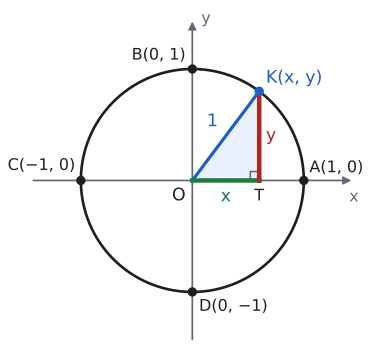

Write Python code to recreate this figure.
import sys; sys.path.insert(0, "tools")
from cizim import *

def P(x, y): return np.array([x, y], float)
def kutup(derece, r=1.0): return P(r * np.cos(np.radians(derece)), r * np.sin(np.radians(derece)))
def cember(ax, x=(-1.45, 1.45), y=(-1.45, 1.45), eksen_adi=True):
    """Orijin merkezli birim çember ve oklu eksenler."""
    ax.set_aspect("equal"); ax.axis("off")
    t = np.linspace(0, 2 * np.pi, 400)
    ax.plot(np.cos(t), np.sin(t), color=YAZI, lw=2, zorder=2)
    ok = dict(arrowstyle="-|>", color=SOLUK, lw=1.3, mutation_scale=12)
    ax.annotate("", xy=(x[1], 0), xytext=(x[0], 0), arrowprops=ok)
    ax.annotate("", xy=(0, y[1]), xytext=(0, y[0]), arrowprops=ok)
    if eksen_adi:
        ax.text(x[1], -0.08, "x", ha="center", va="top", color=SOLUK, fontsize=12)
        ax.text(0.08, y[1], "y", ha="left", va="center", color=SOLUK, fontsize=12)
    ax.set_xlim(x[0] - 0.05, x[1] + 0.12); ax.set_ylim(y[0] - 0.05, y[1] + 0.1)
def dik(ax, K, A, B, s=0.08, renk=SOLUK):
    """K köşesinde KA ile KB arasındaki dik açı işareti."""
    K, A, B = P(*K), P(*A), P(*B)
    u = (A - K) / np.linalg.norm(A - K) * s; v = (B - K) / np.linalg.norm(B - K) * s
    ax.plot(*zip(K + u, K + u + v, K + v), color=renk, lw=1.2)
def yay(ax, a1, a2, r, ad="", renk=MAVI, k=1.55, fs=12):
    """Orijinde a1 dereceden a2 dereceye (saat yönünün tersine) açı yayı."""
    ax.add_patch(patches.Arc((0, 0), 2 * r, 2 * r, theta1=a1, theta2=a2, color=renk, lw=1.6))
    if ad:
        m = np.radians((a1 + a2) / 2)
        ax.text(k * r * np.cos(m), k * r * np.sin(m), ad, ha="center", va="center", color=renk, fontsize=fs)
def nok(ax, xy, renk=YAZI, ms=6): ax.plot(*xy, "o", color=renk, markersize=ms, zorder=5)
def yaz(ax, xy, metin, renk=YAZI, fs=13, **k): ax.text(xy[0], xy[1], metin, color=renk, fontsize=fs, **k)
def kontrol(ad, K): print(ad, np.round(K, 4), "x²+y² =", round(float(K @ K), 6))

# Ders, bölüm 1: K(3/5, 4/5) birim çember üzerinde; OKT dik üçgeni, |OT| = x, |KT| = y, |OK| = 1.
O, K = P(0, 0), P(0.6, 0.8); T = P(K[0], 0); kontrol("K", K)
fig, ax = sekil(4.6, 4.6); cember(ax)
ax.add_patch(patches.Polygon([O, T, K], closed=True, facecolor=MAVI_ACIK, edgecolor="none", zorder=1))
ax.plot(*zip(O, K), color=MAVI, lw=2.4, zorder=3); ax.plot(*zip(O, T), color=YESIL, lw=3.4, zorder=3); ax.plot(*zip(T, K), color=KIRMIZI, lw=3.4, zorder=3)
dik(ax, T, O, K)
for xy, ad, d, ha, va in ((P(1, 0), "A(1, 0)", P(0.05, 0.04), "left", "bottom"), (P(0, 1), "B(0, 1)", P(-0.06, 0.05), "right", "bottom"),
                          (P(-1, 0), "C(−1, 0)", P(-0.05, 0.06), "right", "bottom"), (P(0, -1), "D(0, −1)", P(0.06, -0.06), "left", "top")):
    nok(ax, xy); yaz(ax, xy + d, ad, ha=ha, va=va, fs=12)
nok(ax, K, MAVI); yaz(ax, K + P(0.06, 0.04), "K(x, y)", MAVI, ha="left", va="bottom")
yaz(ax, P(-0.06, -0.06), "O", ha="right", va="top")
yaz(ax, (O + K) / 2 + P(-0.07, 0.05), "1", MAVI, ha="right", va="bottom")
yaz(ax, P(0.3, -0.07), "x", YESIL, ha="center", va="top")
yaz(ax, P(0.66, 0.4), "y", KIRMIZI, ha="left", va="center")
yaz(ax, T + P(0.0, -0.07), "T", ha="center", va="top", fs=12)
kaydet(fig, __file__)
